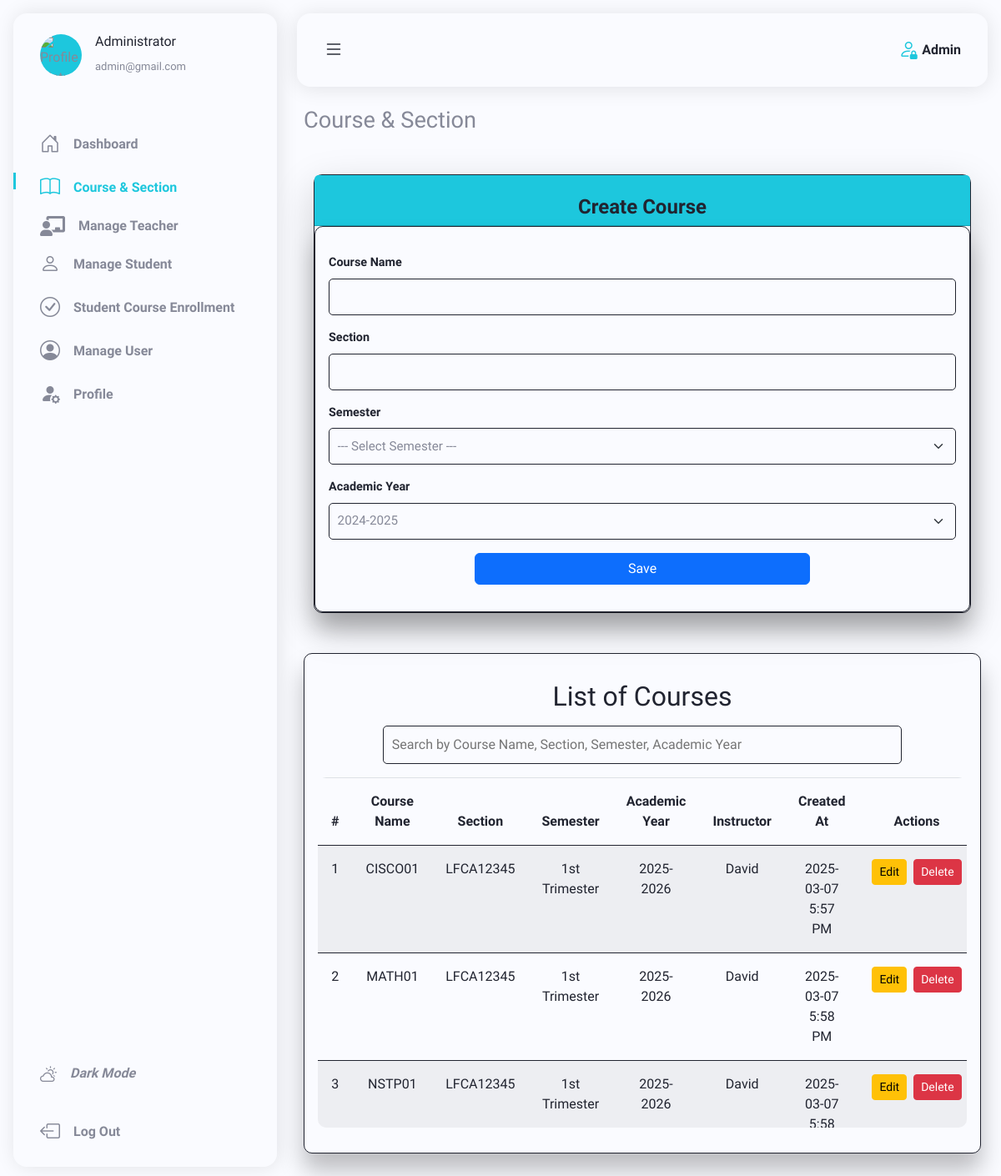
The app's page /Admin/course-section.php (signed in) with its own data.
### tables this page shows
CREATE TABLE users (
        user_id INT AUTO_INCREMENT PRIMARY KEY,
        school_id VARCHAR(50) NOT NULL,
        full_name VARCHAR(255) NOT NULL,
        email VARCHAR(100) UNIQUE NOT NULL,
        password VARCHAR(255) NOT NULL, 
        role ENUM('admin', 'teacher') NOT NULL,
        picture VARCHAR(255) DEFAULT NULL,
        created_at TIMESTAMP DEFAULT CURRENT_TIMESTAMP
    );

CREATE TABLE courses (
        course_id INT AUTO_INCREMENT PRIMARY KEY,
        course_name VARCHAR(255) NOT NULL,
        section VARCHAR(50) NOT NULL,
        semester ENUM('1st Trimester', '2nd Trimester', '3rd Trimester') NOT NULL,
        academic_year VARCHAR(50) NOT NULL,
        full_course_name VARCHAR(255) GENERATED ALWAYS AS (CONCAT(course_name, ' ', section)) STORED,
        created_at TIMESTAMP DEFAULT CURRENT_TIMESTAMP
    );

### Admin/course-section.php (the view, shortened to what this page needs)
<?php
    include '../config/db.php';
$edit_course = null;
try {
    $sql = "SELECT c.course_id, c.course_name, c.section, c.semester, c.academic_year, c.created_at, u.full_name
            FROM courses c
            LEFT JOIN assigned_courses ac ON c.course_id = ac.course_id
            LEFT JOIN users u ON ac.user_id = u.user_id
            ORDER BY c.course_name ASC";
    $stmt = $conn->prepare($sql);
    $stmt->execute();
    $courses = $stmt->fetchAll(PDO::FETCH_ASSOC);
} catch (PDOException $e) {
    $_SESSION['error'] = "Database error: " . $e->getMessage();
}
?>
<!DOCTYPE html>
<html lang="en">
<head>
    <?php include 'head.php'; ?>
</head>
<body>
    <?php include 'sidebar.php'; ?>
    <main class="main" id="main">
        <h1>Course & Section</h1>
        <div class="container mt-4">
            <div class="card shadow-lg">
                <div class="card-header">
                    <h2 class="mb-0 text-center">
                        <?php echo $edit_course ? 'Edit Course' : 'Create Course'; ?>
                    </h2>
                </div>
                <div class="card-body">
                    <form action="../Admin/scripts/create-course.php" method="POST">
                        <div class="mb-3">
                            <label for="course_name" class="form-label">Course Name</label>
                            <input type="text" class="form-control" id="course_name" name="course_name" value="<?php echo htmlspecialchars($edit_course['course_name'] ?? ''); ?>" required>
                        </div>
                        <div class="mb-3">
                            <label for="section" class="form-label">Section</label>
                            <input type="text" class="form-control" id="section" name="section" value="<?php echo htmlspecialchars($edit_course['section'] ?? ''); ?>" required>
                        </div>
                        <div class="mb-3">
                            <label for="semester" class="form-label">Semester</label>
                            <select class="form-select" id="semester" name="semester" required>
                                <option value="" disabled <?php echo !$edit_course ? 'selected' : ''; ?>>--- Select Semester ---</option>
                            </select>
                        </div>
                        <div class="mb-3">
                            <label for="academic_year" class="form-label">Academic Year</label>
                            <select class="form-select" id="academic_year" name="academic_year" required>
                                <?php
                                    $currentMonth = date('n');
                                    $currentYear = date('Y');
                                    $activeStartYear = ($currentMonth < 6) ? $currentYear - 1 : $currentYear;
                                    $activeAY = "$activeStartYear-" . ($activeStartYear + 1);
                                    for ($i = 4; $i >= 0; $i--) {
                                        $start = $activeStartYear + $i;
                                        $end = $start + 1;
                                        $val = "$start-$end";
                                        $selected = ($val === $activeAY) ? 'selected' : '';
                                        echo "<option value='$val' $selected>$val</option>";
                                    }
                                ?>
                            </select>
                        </div>
                        <div class="mb-3 d-flex justify-content-center">
                            <button type="submit" class="btn btn-primary w-50"><?php echo $edit_course ? 'Update' : 'Save'; ?></button>
                        </div>
                    </form>
                </div>
            </div>
        </div>
        <div class="course-list-container">
        <div class="mb-0">
            <h2 class="text-center">List of Courses</h2>
        </div>
            <div class="search-wrapper my-3">
                <input type="text" id="search-course" placeholder="Search by Course Name, Section, Semester, Academic Year" class="search-input">
            </div>
            <div class="table-wrapper">
                <table class="table table-striped table-bordered tContainer">
                    <thead>
                        <tr>
                            <th>#</th>
                            <th>Course Name</th>
                            <th>Section</th>
                            <th>Semester</th>
                            <th>Academic Year</th>
                            <th>Instructor</th>
                            <th>Created At</th>
                            <th>Actions</th>
                        </tr>
                    </thead>
                    <tbody id="course-table-body">
                        <?php if (empty($courses)): ?>
                            <tr>
                                <td colspan="8" style="text-align: center; font-weight: bold;">No courses available</td>
                            </tr>
                        <?php else: ?>
                            <?php foreach ($courses as  $index => $course): ?>
                                <tr data-course-id="<?php echo htmlspecialchars($course['course_id']); ?>">
                                    <td><?php echo htmlspecialchars($index + 1); ?></td>
                                    <td><?php echo htmlspecialchars($course['course_name']); ?></td>
                                    <td><?php echo htmlspecialchars($course['section']); ?></td>
                                    <td><?php echo htmlspecialchars($course['semester']); ?></td>
                                    <td><?php echo htmlspecialchars($course['academic_year']); ?></td>
                                    <td><?php echo htmlspecialchars($course['full_name'] ?? 'Unassigned'); ?></td>
                                    <td>
                                        <?php
                                            $createdAt = new DateTime($course['created_at']);
                                            echo htmlspecialchars($createdAt->format('Y-m-d g:i A'));
                                        ?>
                                    </td>
                                    <td>
                                        <div class="d-flex gap-2">
                                            <a href="?id=<?php echo htmlspecialchars($course['course_id']); ?>" class="btn btn-warning btn-sm">Edit</a>
                                            <form id="delete-form-<?php echo $course['course_id']; ?>"
                                                action="" method="POST" style="display:inline;">
                                                <button type="button" class="btn btn-danger btn-sm" onclick="deleteCourse(<?php echo $course['course_id']; ?>)">Delete</button>
                                            </form>
                                        </div>
                                    </td>
                                </tr>
                            <?php endforeach; ?>
                        <?php endif; ?>
                    </tbody>
                </table>
            </div>
        </div>
    </main>
</body>
</html>

### Admin/head.php (shortened to what this page needs)
<head>
    <link rel="stylesheet" href="../assets/css/all.min.css">
    <link rel="stylesheet" href="../assets/css/bootstrap.min.css" >
    <link rel="stylesheet" href="../assets/css/bootstrap-icons.css">
    <link href="../assets/css/select2.min.css" rel="stylesheet" />
    <link rel="stylesheet" href="../assets/css/global.css">
    <link rel="stylesheet" href="../assets/css/Admin.css">
</head>

### Admin/sidebar.php (shortened to what this page needs)
<?php
include '../config/db.php';
$user_id = $_SESSION['user_id'] ?? null;
$admin = [
    'full_name' => 'Administrator',
    'email' => 'admin@gmail.com',
    'picture' => '../assets/uploads/default.png',
    'role' => 'Admin'
];
if ($user_id) {
    try {
        $stmt = $conn->prepare("SELECT full_name, email, picture, role FROM users WHERE user_id = :user_id");
        $stmt->bindParam(':user_id', $user_id, PDO::PARAM_INT);
        $stmt->execute();
        $row = $stmt->fetch(PDO::FETCH_ASSOC);
        if ($row) {
            $admin = [
                'full_name' => $row['full_name'],
                'email' => $row['email'],
                'picture' => !empty($row['picture']) ? "../assets/uploads/" . $row['picture'] : $admin['picture'],
                'role' => $row['role']
            ];
        }
    } catch (PDOException $e) {
        die("Database Error: " . $e->getMessage());
    }
}
?>
<header class="header" id="header">
    <div class="header-container">
        <a href="" class="header-logo" id="header-logo">
            <i class="bi bi-person-lock"></i>
            <span><?= htmlspecialchars(ucwords($admin['role'])) ?></span>
        </a>
        <button class="header-toggle" id="header-toggle">
            <i class="bi bi-list"></i>
        </button>
    </div>
</header>
<nav class="sidebar" id="sidebar">
    <div class="sidebar-container">
        <div class="sidebar-user">
            <div class="sidebar-img">
                <img src="<?= htmlspecialchars($admin['picture']) ?>" alt="Profile Picture">
            </div>
            <div class="sidebar-info">
                <h3><?= htmlspecialchars($admin['full_name']) ?></h3>
                <span><?= htmlspecialchars($admin['email']) ?></span>
            </div>
        </div>
        <div class="sidebar-content">
            <div class="sidebar-list">
                <a href="dashboard.php" class="sidebar-link">
                    <i class="bi bi-house-door"></i>
                    <span>Dashboard</span>
                </a>
            </div>
            <div class="sidebar-list">
                <a href="course-section.php" class="sidebar-link">
                    <i class="bi bi-book"></i>
                    <span>Course & Section</span>
                </a>
            </div>
            <div class="sidebar-list">
                <a href="manage-teachers.php" class="sidebar-link">
                    <i class="fas fa-chalkboard-teacher"></i>
                    <span>Manage Teacher</span>
                </a>
            </div>
            <div class="sidebar-list">
                <a href="manage-students.php" class="sidebar-link">
                    <i class="bi bi-person"></i>
                    <span>Manage Student</span>
                </a>
            </div>
            <div class="sidebar-list">
                <a href="enrollment.php" class="sidebar-link">
                    <i class="bi bi-check-circle"></i>
                    <span>Student Course Enrollment</span>
                </a>
            </div>
            <div class="sidebar-list">
                <a href="manage-user.php" class="sidebar-link">
                    <i class="bi bi-person-circle"></i>
                    <span>Manage User</span>
                </a>
            </div>
            <div class="sidebar-list">
                <a href="profile.php" class="sidebar-link">
                    <i class="bi bi-person-fill-gear"></i>
                    <span>Profile</span>
                </a>
            </div>
        </div>
        <div class="sidebar-actions">
            <button>
                <i class="bi bi-cloud-sun sidebar-link sidebar-theme" id="theme-button">
                    <span>Theme</span>
                </i>
            </button>
            <form action="../logout.php">
                <button class="sidebar-link">
                    <i class="bi bi-box-arrow-left"></i>
                    <span>Log Out</span>
                </button>
            </form>
        </div>
    </div>
</nav>

### assets/css/Admin.css (style rules this page uses)
.course-list-container, .assigned-course-container, .student-container, .student-enrollment-container, .user-list-container { margin-top: 3rem; min-width: 350px; padding: 1rem; background-color: var(--body-color); border-radius: 10px; box-shadow: var(--box-shadow); height: 600px; border: 1px solid var(--title-color); margin-bottom: 2rem; }

### records on screen
users: role "Admin", full_name "Administrator", email "admin@gmail.com"
courses: course_name "CISCO01", section "LFCA12345", semester "1st Trimester", academic_year "2025-2026", users.full_name "David", created_at "2025-03-07 5:57 PM"
courses: course_name "MATH01", section "LFCA12345", semester "1st Trimester", academic_year "2025-2026", users.full_name "David", created_at "2025-03-07 5:58 PM"
courses: course_name "NSTP01", section "LFCA12345", semester "1st Trimester", academic_year "2025-2026", users.full_name "David", created_at "2025-03-07…"

### other values on screen
form field academic_year "2024-2025"
